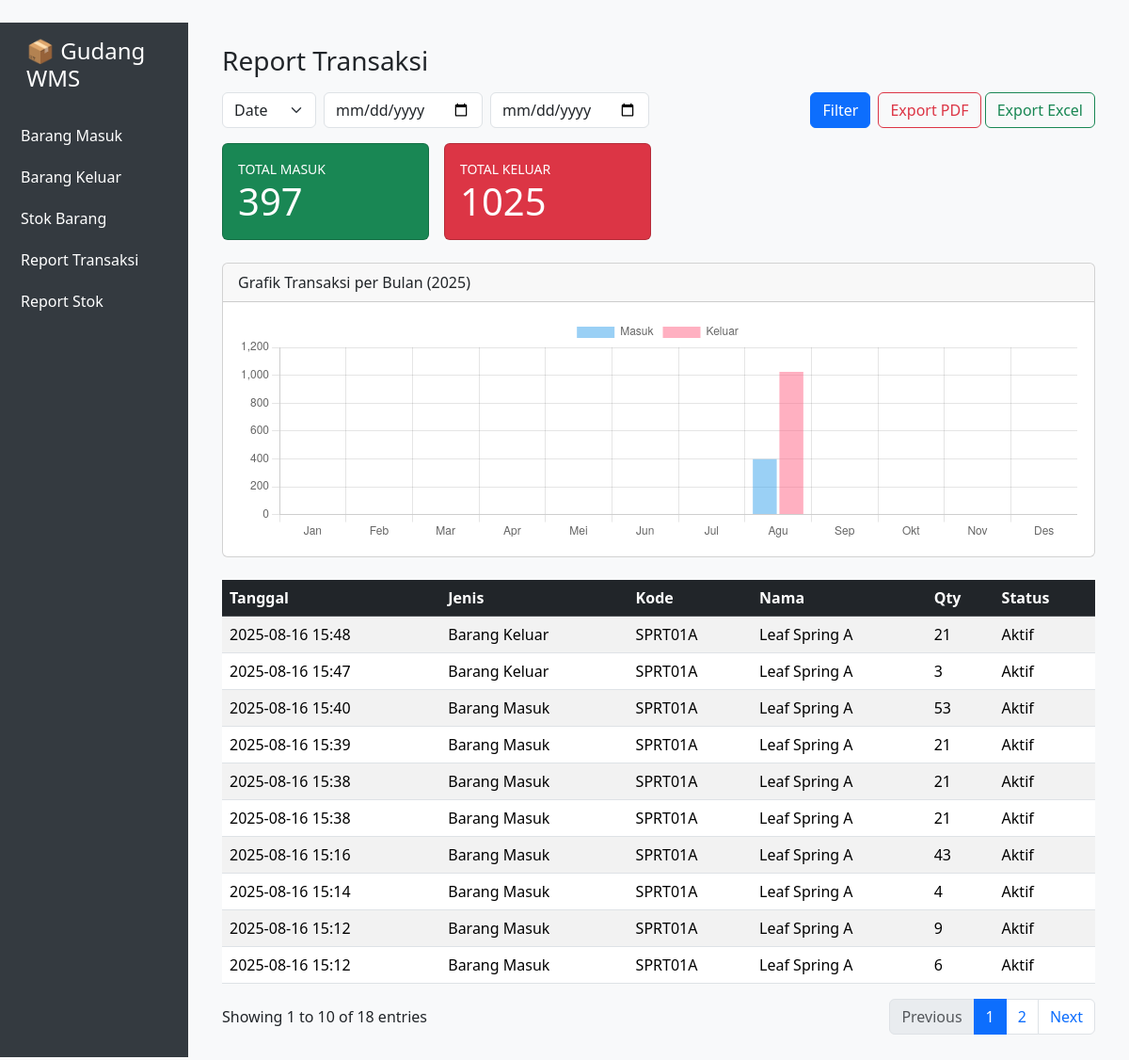
The page /warehouse/reports/transaksi/ on the database its author committed.
### warehouse/models.py (models this page shows, shortened)
class Transaksi(models.Model):
    IN = 'IN'
    OUT = 'OUT'
    JENIS_CHOICES = [
        (IN, 'Barang Masuk'),
        (OUT, 'Barang Keluar'),
    ]
    item = models.ForeignKey('Barang', on_delete=models.PROTECT, related_name='transactions')
    jenis = models.CharField(max_length=3, choices=JENIS_CHOICES)
    qty = models.PositiveIntegerField()
    status_barang = models.CharField(max_length=10, choices=STATUS_CHOICES, default='aktif')
    created_at = models.DateTimeField(auto_now_add=True)
    created_by = models.ForeignKey(User, on_delete=models.PROTECT)
    class Meta:
        ordering = ['-created_at']

class Barang(models.Model):
    kode_barang = models.CharField(max_length=20, unique=True)
    nama_barang = models.CharField(max_length=100)
    deskripsi = models.TextField(blank=True, null=True)
    foto = models.ImageField(upload_to='foto_barang/', blank=True, null=True)
    status_barang = models.CharField(max_length=10, choices=STATUS_CHOICES, default='aktif')
    status_pengiriman = models.CharField(max_length=15, choices=DELIVERY_CHOICES, default='delivery')
    qty_total = models.IntegerField(default=0)
    qr_code = models.ImageField(upload_to='qr_codes/', blank=True)

### warehouse/views.py (the view)
# urls.py: path('reports/transaksi/', views.report_transaksi, name='report_transaksi'),
def report_transaksi(request):
    qs = _filter_transaksi(request)
    total_in = qs.filter(jenis=Transaksi.IN).aggregate(s=Sum('qty'))['s'] or 0
    total_out = qs.filter(jenis=Transaksi.OUT).aggregate(s=Sum('qty'))['s'] or 0
    year = int(request.GET.get('year') or timezone.now().year)
    monthly = (
        Transaksi.objects
        .filter(created_at__year=year)
        .annotate(m=ExtractMonth('created_at'))
        .values('m', 'jenis')
        .annotate(total=Sum('qty'))
        .order_by('m')
    )
    in_series = [0]*12
    out_series = [0]*12
    for row in monthly:
        idx = (row['m'] or 1) - 1
        if row['jenis'] == Transaksi.IN:
            in_series[idx] = row['total'] or 0
        else:
            out_series[idx] = row['total'] or 0
    page_number = request.GET.get('page', 1)
    paginator = Paginator(qs.order_by('-created_at'), 10)  # tampil 20 per halaman
    page_obj = paginator.get_page(page_number)
    context = {
        'total_in': total_in,
        'total_out': total_out,
        'year': year,
        'in_series': in_series,
        'out_series': out_series,
        'transaksi_list': page_obj,   # diganti page_obj
    }
    return render(request, 'warehouse/report_transaksi.html', context)

### warehouse/views.py (called while the page is built, shortened)
def _filter_transaksi(request, base_qs=None):
    if base_qs is None:
        base_qs = Transaksi.objects.select_related('item')
    period = request.GET.get('period', 'date')
    qs = base_qs
    if period == 'date':
        start = request.GET.get('start')
        end = request.GET.get('end')
        if start:
            qs = qs.filter(created_at__date__gte=start)
        if end:
            qs = qs.filter(created_at__date__lte=end)
    elif period == 'year':
        year = request.GET.get('year')
        if year:
            qs = qs.filter(created_at__year=year)
    return qs

### warehouse/templates/warehouse/report_transaksi.html (shortened to what this page needs)
﻿{% extends "warehouse/base.html" %}
{% block content %}
<h3 class="mb-3">Report Transaksi</h3>
<form class="row g-2 mb-3" method="get">
    <div class="col-auto">
        <select name="period" class="form-select" onchange="this.form.submit()">
            <option value="date" {% if request.GET.period == 'date' or not request.GET.period %}selected{% endif %}>Date</option>
        </select>
    </div>
    <div class="col">
        <div id="filter-date" class="row g-2" {% if request.GET.period and request.GET.period != 'date' %}hidden{% endif %}>
            <div class="col-auto"><input type="date" name="start" value="{{ request.GET.start }}" class="form-control"></div>
            <div class="col-auto"><input type="date" name="end" value="{{ request.GET.end }}" class="form-control"></div>
        </div>
    </div>
    <div class="col-auto"><button class="btn btn-primary">Filter</button></div>
    <div class="col-auto">
        <a class="btn btn-outline-danger" href="{% url 'export_transaksi_pdf' %}?{{ request.GET.urlencode }}">Export PDF</a>
        <a class="btn btn-outline-success" href="{% url 'export_transaksi_xlsx' %}?{{ request.GET.urlencode }}">Export Excel</a>
    </div>
</form>
<div class="row g-3">
    <div class="col-md-3">
        <div class="card text-bg-success">
            <div class="card-body">
                <div class="small text-uppercase">Total Masuk</div>
                <div class="display-6">{{ total_in }}</div>
            </div>
        </div>
    </div>
    <div class="col-md-3">
        <div class="card text-bg-danger">
            <div class="card-body">
                <div class="small text-uppercase">Total Keluar</div>
                <div class="display-6">{{ total_out }}</div>
            </div>
        </div>
    </div>
</div>
<div class="card mt-4">
    <div class="card-header">Grafik Transaksi per Bulan ({{ year }})</div>
    <div class="card-body">
        <canvas id="trxChart" height="80"></canvas>
    </div>
</div>
<table class="table table-striped mt-4">
    <thead class="table-dark">
        <tr>
            <th>Tanggal</th>
            <th>Jenis</th>
            <th>Kode</th>
            <th>Nama</th>
            <th>Qty</th>
            <th>Status</th>
        </tr>
    </thead>
    <tbody>
        {% for t in transaksi_list %}
        <tr>
            <td>{{ t.created_at|date:"Y-m-d H:i" }}</td>
            <td>{{ t.get_jenis_display }}</td>
            <td>{{ t.item.kode_barang }}</td>
            <td>{{ t.item.nama_barang }}</td>
            <td>{{ t.qty }}</td>
            <td>{{ t.get_status_barang_display }}</td>
        </tr>
        {% empty %}
        <tr><td colspan="6" class="text-center text-muted">Tidak ada data</td></tr>
        {% endfor %}
    </tbody>
</table>
<div class="d-flex justify-content-between align-items-center mt-3">
    <div>
        Showing
        {{ transaksi_list.start_index }}
        to
        {{ transaksi_list.end_index }}
        of
        {{ transaksi_list.paginator.count }} entries
    </div>
    <nav>
        <ul class="pagination mb-0">
            {% if transaksi_list.has_previous %}
            <li class="page-item">
                <a class="page-link" href="?{{ request.GET.urlencode }}&page={{ transaksi_list.previous_page_number }}">Previous</a>
            </li>
            {% else %}
            <li class="page-item disabled"><span class="page-link">Previous</span></li>
            {% endif %}
            {% for i in transaksi_list.paginator.page_range %}
            {% if transaksi_list.number == i %}
            <li class="page-item active"><span class="page-link">{{ i }}</span></li>
            {% else %}
            <li class="page-item"><a class="page-link" href="?{{ request.GET.urlencode }}&page={{ i }}">{{ i }}</a></li>
            {% endif %}
            {% endfor %}
            {% if transaksi_list.has_next %}
            <li class="page-item">
                <a class="page-link" href="?{{ request.GET.urlencode }}&page={{ transaksi_list.next_page_number }}">Next</a>
            </li>
            {% else %}
            <li class="page-item disabled"><span class="page-link">Next</span></li>
            {% endif %}
        </ul>
    </nav>
</div>
<script>
  const ctx = document.getElementById('trxChart')
  new Chart(ctx, {
    type: 'bar',
    data: {
      labels: ['Jan','Feb','Mar','Apr','Mei','Jun','Jul','Agu','Sep','Okt','Nov','Des'],
      datasets: [
        { label: 'Masuk', data: {{ in_series|safe }} },
        { label: 'Keluar', data: {{ out_series|safe }} }
      ]
    }
  });
  const periodSel = document.querySelector('select[name="period"]');
  periodSel.addEventListener('change', () => {
    document.getElementById('filter-date').hidden  = periodSel.value !== 'date';
    document.getElementById('filter-month').hidden = periodSel.value !== 'month';
    document.getElementById('filter-year').hidden  = periodSel.value !== 'year';
  });
</script>
{% endblock %}

### warehouse/templates/warehouse/base.html (shortened to what this page needs)
﻿<!DOCTYPE html>
<html lang="en">
<head>
    <link href="https://cdn.jsdelivr.net/npm/bootstrap@5.3.3/dist/css/bootstrap.min.css" rel="stylesheet">
    <link href="https://cdn.jsdelivr.net/npm/bootstrap-icons@1.11.3/font/bootstrap-icons.css" rel="stylesheet">
</head>
<body>
    <div class="container-fluid">
        <div class="row">
            <nav class="col-md-2 sidebar">
                <h4 class="p-3">📦 Gudang WMS</h4>
                <a href="/warehouse/in/">Barang Masuk</a>
                <a href="/warehouse/out/">Barang Keluar</a>
                <a href="/warehouse/stock/">Stok Barang</a>
                <a href="{% url 'report_transaksi' %}">Report Transaksi</a>
                <a href="{% url 'report_stok' %}">Report Stok</a>
            </nav>
            <main class="col-md-10 p-4">
                <div class="container">
                    {% block content %}
                    {% endblock %}
                </div>
            </main>
        </div>
    </div>
</body>
</html>

### warehouse/templates/warehouse/base.html (style rules this page uses)
body { background-color: #f8f9fa; }
.sidebar { min-height: 100vh; background-color: #343a40; color: #fff; }
.sidebar a { color: #fff; text-decoration: none; display: block; padding: 10px; }
body { padding-bottom: 40px }

### rows shown on the page
Transaksi: created_at "2025-08-16 15:48", jenis "Barang Keluar", item.kode_barang "SPRT01A", item.nama_barang "Leaf Spring A", qty "21", status_barang "Aktif"
Transaksi: created_at "2025-08-16 15:47", jenis "Barang Keluar", item.kode_barang "SPRT01A", item.nama_barang "Leaf Spring A", qty "3", status_barang "Aktif"
Transaksi: created_at "2025-08-16 15:40", jenis "Barang Masuk", item.kode_barang "SPRT01A", item.nama_barang "Leaf Spring A", qty "53", status_barang "Aktif"
Transaksi: created_at "2025-08-16 15:39", jenis "Barang Masuk", item.kode_barang "SPRT01A", item.nama_barang "Leaf Spring A", qty "21", status_barang "Aktif"
Transaksi: created_at "2025-08-16 15:38", jenis "Barang Masuk", item.kode_barang "SPRT01A", item.nama_barang "Leaf Spring A", qty "21", status_barang "Aktif"
Transaksi: created_at "2025-08-16 15:38", jenis "Barang Masuk", item.kode_barang "SPRT01A", item.nama_barang "Leaf Spring A", qty "21", status_barang "Aktif"
Transaksi: created_at "2025-08-16 15:16", jenis "Barang Masuk", item.kode_barang "SPRT01A", item.nama_barang "Leaf Spring A", qty "43", status_barang "Aktif"
Transaksi: created_at "2025-08-16 15:14", jenis "Barang Masuk", item.kode_barang "SPRT01A", item.nama_barang "Leaf Spring A", qty "4", status_barang "Aktif"
Transaksi: created_at "2025-08-16 15:12", jenis "Barang Masuk", item.kode_barang "SPRT01A", item.nama_barang "Leaf Spring A", qty "9", status_barang "Aktif"
Transaksi: created_at "2025-08-16 15:12", jenis "Barang Masuk", item.kode_barang "SPRT01A", item.nama_barang "Leaf Spring A", qty "6", status_barang "Aktif"

### other values the page prints
{{ total_in }} "397"
{{ total_out }} "1025"
{{ year }} "2025"
{{ transaksi_list.start_index }} "1"
{{ transaksi_list.end_index }} "10"
{{ transaksi_list.paginator.count }} "18"
{{ i }} "1"
{{ i }} "2"
chart data {{ in_series|safe }} [0, 0, 0, 0, 0, 0, 0, 397, 0, 0, 0, 0]
chart data {{ out_series|safe }} [0, 0, 0, 0, 0, 0, 0, 1025, 0, 0, 0, 0]
